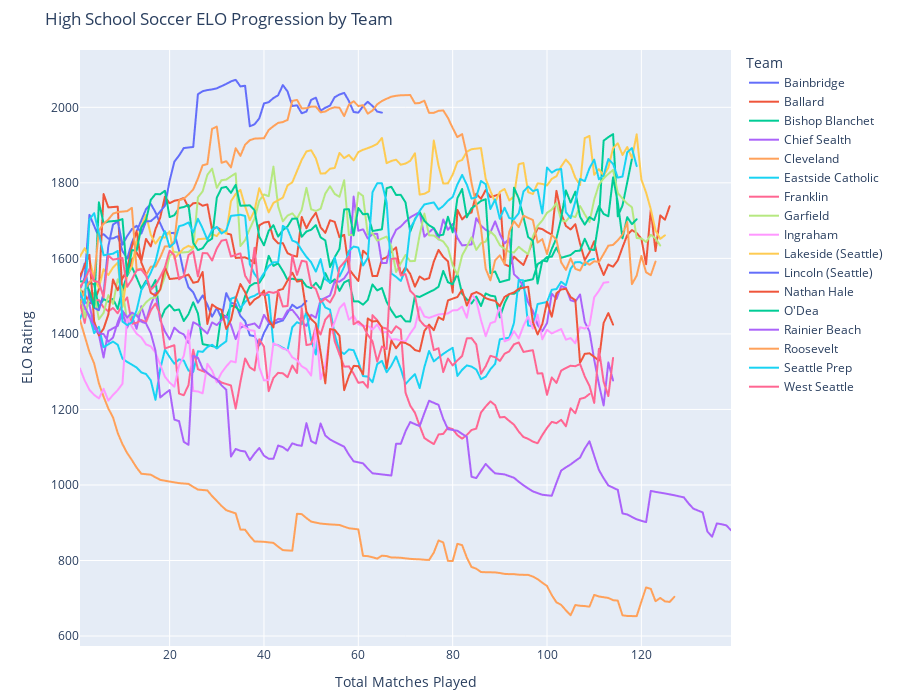

The cell this chart's notebook holds for it:
### Code cell
import pandas as pd
import plotly.express as px

# Load your data
df = pd.read_csv(r"C:\Users\User\Desktop\Soccer Footage\metroleague_elo_long.csv")

# Sort and prep labels
df = df.sort_values(by=["Team", "Season", "Season Match #"])
df["Season Match Label"] = df["Season"] + " | Match " + df["Season Match #"].astype(str)

# Create a match counter across all games for proper plotting
df["Global Match #"] = df.groupby("Team").cumcount() + 1

# Build interactive line plot
fig = px.line(
    df,
    x="Global Match #",
    y="ELO",
    color="Team",
    line_group="Team",
    hover_data=["Team", "Season", "Season Match #", "ELO"],
    title="High School Soccer ELO Progression by Team",
    labels={"Global Match #": "Total Matches Played", "ELO": "ELO Rating"},
)

fig.update_layout(
    hovermode="x unified",
    xaxis=dict(showgrid=True),
    yaxis=dict(showgrid=True),
    legend=dict(title="Team", traceorder="normal", itemclick="toggleothers"),
    height=700,
    margin=dict(t=50, b=50),
)

fig.show()
